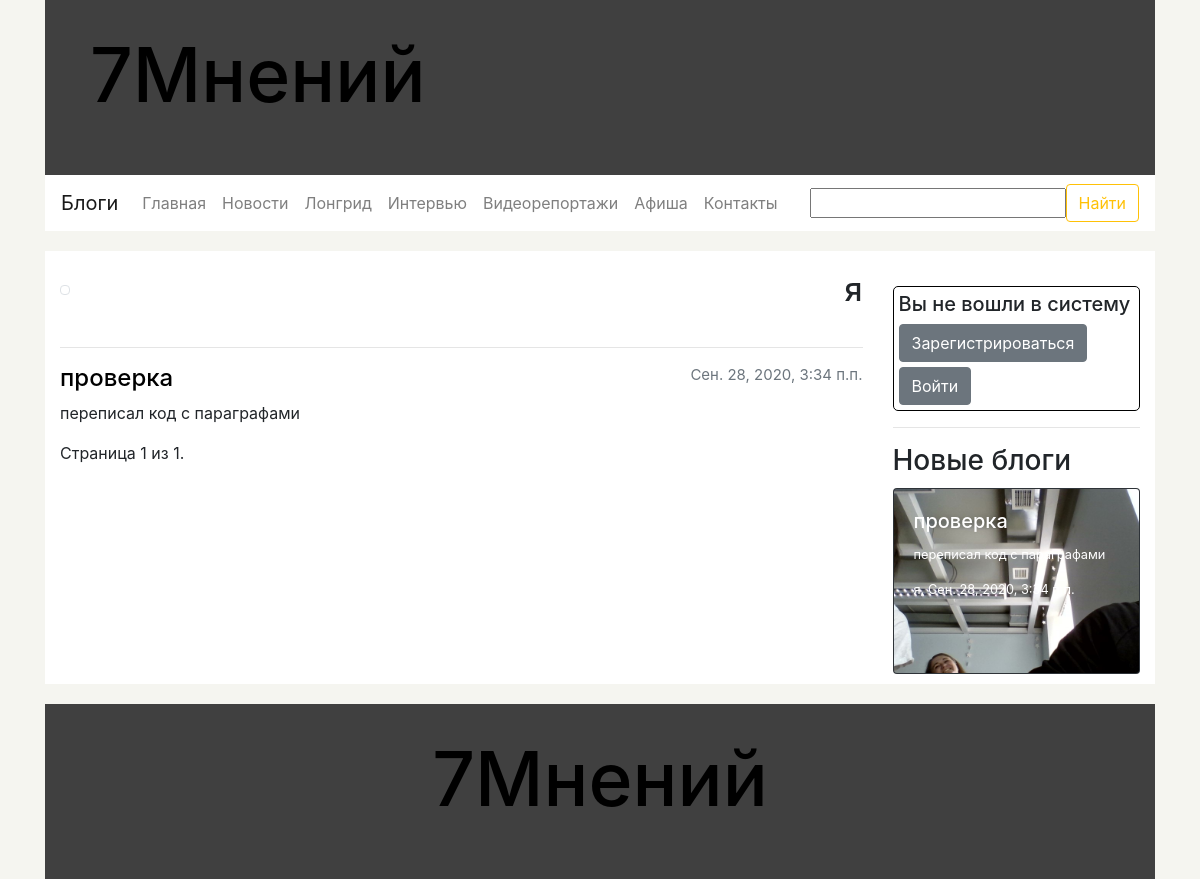
The app's page /seven_op/show_blogs_for_author/3 with its own data.
### seven_op/models.py (models this page shows, shortened)
class Category(models.Model):
    name_sing = models.CharField("имя в единственном числе", max_length=200)
    name_plur = models.CharField("имя во множественном числе", max_length=200)
    name_url = models.CharField("имя для ссылки", max_length=200)
    def get_url_for_show_page(self):
        return reverse('show_category', args=[str(self.name_url)])
    class Meta:
        ordering = ["-name_sing"]
        verbose_name_plural = "Категории"

class BlogAuthor(models.Model):
    name = models.CharField("имя автора блогов", max_length=200)
    photo = models.ForeignKey('UploadedPhoto', on_delete=models.SET_NULL, null=True, blank=True,
                              help_text="выберете фото из загруженных")
    info = models.TextField("информация об авторе", help_text="необязательное поле", null=True, blank=True)
    def __str__(self):
        return str(self.name)
    class Meta:
        ordering = ["-name"]
        verbose_name_plural = "Авторы блогов"

class Blog(models.Model):
    title = models.CharField("заголовок", max_length=200)
    description = models.CharField("описание", max_length=1000, null=True, blank=True)
    author = models.ForeignKey('BlogAuthor', on_delete=models.SET_NULL, null=True)
    paragraphs = models.ManyToManyField('Paragraph', verbose_name="Параграфы")
    preview = models.ImageField("фото на заголовок", upload_to="seven_op/static/uploads/previews/%Y/%m/%d", null=True,
                                default=None)
    photos_for_spin = models.ManyToManyField('UploadedPhoto', verbose_name='Фото на "карусель"',
                                             default=None, blank=True)
    attached_files = models.ManyToManyField('UploadedFile', verbose_name="прикрепленные файлы",
                                            default=None, blank=True)
    comments = models.ManyToManyField('Comment', verbose_name="Комментарии к блогу", default=None, blank=True)
    date = models.DateTimeField(auto_now=True)
    def get_url_for_show(self):
        return reverse('show_blog', args=[str(self.id)])
    class Meta:
        ordering = ["-date"]
        verbose_name_plural = "Блоги"

### seven_op/views.py (the view)
# urls.py: url(r'^show_blogs_for_author/(?P<pk>\d+)$', views.show_blogs_for_author, name='show_blogs_for_author'),
def show_blogs_for_author(request, pk):
    search_result = common_search(request)
    if search_result['url']:
        return HttpResponseRedirect(search_result['url'])
    categories = Category.objects.all()
    recent_blogs = Blog.objects.all()
    recent_blogs = recent_blogs[:min(len(recent_blogs), 5)]
    author = BlogAuthor.objects.get(id__exact=pk)
    blogs = Blog.objects.filter(author__id__exact=pk)
    paginator = Paginator(blogs, 10, allow_empty_first_page=True)
    page = request.GET.get('page')
    try:
        needed_blogs = paginator.page(page)
    except PageNotAnInteger:
        needed_blogs = paginator.page(1)
    except EmptyPage:
        needed_blogs = paginator.page(paginator.num_pages)
    active = "blog"
    title = "7Мнений - страница автора"
    return render(request,
                  'show_blogs_for_author.html',
                  context={'author': author,
                           'blogs': needed_blogs,
                           'categories': categories,
                           'active': active,
                           'recent_blogs': recent_blogs,
                           'page_title': title,
                           'search_form': search_result['form']})

### seven_op/forms.py (shortened to what this page needs)
class SearchForm(forms.Form):
    query = forms.CharField(max_length=100, min_length=1, label="", help_text="", required=False,
                            error_messages={'required': ''})

### seven_op/views.py (called while the page is built)
def common_search(request):
    ret = dict()
    ret['url'] = False
    if request.method == 'POST':
        form = SearchForm(request.POST)
        if form.is_valid():
            query = form.cleaned_data['query']
            ret['url'] = reverse('my_search_result', args=(str(query),))
    else:
        proposed_data = ''
        ret['form'] = SearchForm(initial={'data': proposed_data})
    return ret

### seven_op/templates/show_blogs_for_author.html (shortened to what this page needs)
{% extends "common_template.html" %}
{% block content %}
    <div class="author-info" style="min-height: 60px;">
        <div class="float-right">
            <h2>{{ author.name }}</h2>
        </div>
        <img src="/{{ author.photo.photo }}" class="img-thumbnail author-photo" alt="" style="height: 200px;">
    </div>
    <hr>
    {% for blog in blogs %}
        <div class="authors-post">
            <p class="post-date float-right">{{ blog.date }}</p>
            <a href="{{ blog.get_url_for_show }}"><h4>{{ blog.title }}</h4></a>
            <p>{{ blog.description }}</p>
        </div>
    {% endfor %}
    <div class="pagination">
        <span class="step-links">
            <span class="current">
                Страница {{ blogs.number }} из {{ blogs.paginator.num_pages }}.
            </span>
        </span>
    </div>
{% endblock %}

### seven_op/templates/common_template.html (shortened to what this page needs)
<!doctype html>
<html lang="ru">
  <head>
 	<link rel="stylesheet" href="https://stackpath.bootstrapcdn.com/bootstrap/4.5.2/css/bootstrap.min.css">    {% load static %}
      <link rel="stylesheet" href="{% static 'css/styles.css' %}">
  </head>
  <body>
  	<div class="container-fluid">
		<div class="container-lg">
  		<div class="header-bar container-lg">
			<div class="container-fluid logo-bar">
				<h1><a href="{% url 'main' %}">7Мнений</a></h1>
			</div>
  			<div class="menu-bar">
  				<nav class="navbar navbar-expand-lg navbar-light bg-light" style="background-color: white !important;">
				  <a class="navbar-brand" href="{% url 'show_blog_authors' %}">Блоги</a>
				  <div class="collapse navbar-collapse" id="navbarSupportedContent">
					  <ul class="navbar-nav mr-auto">
						{% if active == 0 %}
							<li class="nav-item">
								<a class="nav-link active" href="{% url 'main' %}">Главная</a>
							</li>
						{% else %}
							<li class="nav-item">
								<a class="nav-link" href="{% url 'main' %}">Главная</a>
							</li>
						{% endif %}
						{% for category in categories %}
							{% if active  == category.id %}
								<li class="nav-item">
				        			<a class="nav-link active" href="{{ category.get_url_for_show_page }}">{{ category.name_plur }}</a>
				      			</li>
				      		{% else %}
								<li class="nav-item">
				        			<a class="nav-link" href="{{ category.get_url_for_show_page }}">{{ category.name_plur }}</a>
				      			</li>
							{% endif %}
						{% endfor %}
					    {% if active  == 'contacts' %}
							<li class="nav-item">
								<a class="nav-link active" href="{% url 'contacts' %}">Контакты</a>
							</li>
						{% else %}
							<li class="nav-item">
								<a class="nav-link" href="{% url 'contacts' %}">Контакты</a>
							</li>
						{% endif %}
					  </ul>
				    <form action="" method="post" class="form-inline my-2 my-lg-0">
						<div class="form-group">
							{{ search_form }}
						</div>
				      <button class="btn btn-outline-warning my-2 my-sm-0" type="submit">Найти</button>
				    </form>
				  </div>
				</nav>
  			</div>
  		</div>
		<div class="container-lg content">
			<div class="row">
				<div class="container col-lg-9">
                    {% block content %}
                    {% endblock %}
				</div>
				<div class="side-bar container col-lg-3">
					<div class="login-menu container Border">
						{% if user.is_authenticated %}
							<h5>Вы вошли в систему как {{ user.get_username }}</h5>
							<a href="{% url 'logout' %}"><button class="btn btn-secondary" type="submit">Выйти</button></a>
						{% else %}
							<h5>Вы не вошли в систему</h5>
							<a href="{% url 'registration' %}"><button class="btn btn-secondary" type="submit" style="margin-bottom: 5px;">Зарегистрироваться</button></a>
							<a href="{% url 'login' %}"><button class="btn btn-secondary" type="submit">Войти</button></a>
						{% endif %}
					</div>
					<hr>
					<div class="blogs d-none d-lg-block">
						<h3>Новые блоги</h3>
						{% for blog in recent_blogs %}
							<a href="{{ blog.get_url_for_show }}">
								<div class="card bg-dark text-white" style="width: 100%; margin-bottom: 10px;">
									<img src="/{{ blog.preview }}" class="card-img" alt="">
									<div class="card-img-overlay">
										<h5 class="card-title">{{ blog.title }}</h5>
										<p class="card-text">{{ blog.description }}</p>
										<p class="card-text">{{ blog.author }}, {{ blog.date }}</p>
									</div>
								</div>
							</a>
						{% endfor %}
					</div>
				</div>
			</div>
		</div>
		  	<div class="footer container-lg">
		  		<div class="text-center"><h1><a href="{% url 'main' %}">7Мнений</a></h1></div>
		  	</div>
	  	</div>
	  	</div>
  </body>
</html>

### seven_op/static/css/styles.css (style rules this page uses)
body { background-color: #f5f5f0; }
a, a:hover { text-decoration: none; color: black; }
.content { background-color: white; }
.logo-bar, .footer { height: 175px; background-color: #404040; }
.logo-bar h1 { font-size: 75px; padding-left: 30px; padding-top: 30px; }
.post-date { font-size: 15px; color: #6c757d; }
.login-menu { margin-top: 35px; font-size: 17px; }
.login-menu a, a:hover { color: #ffc107; }
.footer h1 { padding-top: 30px; font-size: 75px; }
.Border { padding: 5px; border: 1px solid black; border-radius: 5px; }
.header-bar { padding: 0; }
.card { margin-top: 10px; font-size: 80%; }
.author-photo { margin-top: 10px; margin-right: 10px; }
.author-info { margin-top: 20px; }
.pagination { text }

### records on screen
Category: name_plur "Новости"
Category: name_plur "Лонгрид"
Category: name_plur "Интервью"
Category: name_plur "Видеорепортажи"
Category: name_plur "Афиша"
BlogAuthor: name "я"
Blog: date "Сен. 28, 2020, 3:34 п.п.", title "проверка", description "переписал код с параграфами", preview (picture), author "я"

### other values on screen
{{ blogs.number }} "1"
{{ blogs.paginator.num_pages }} "1"
